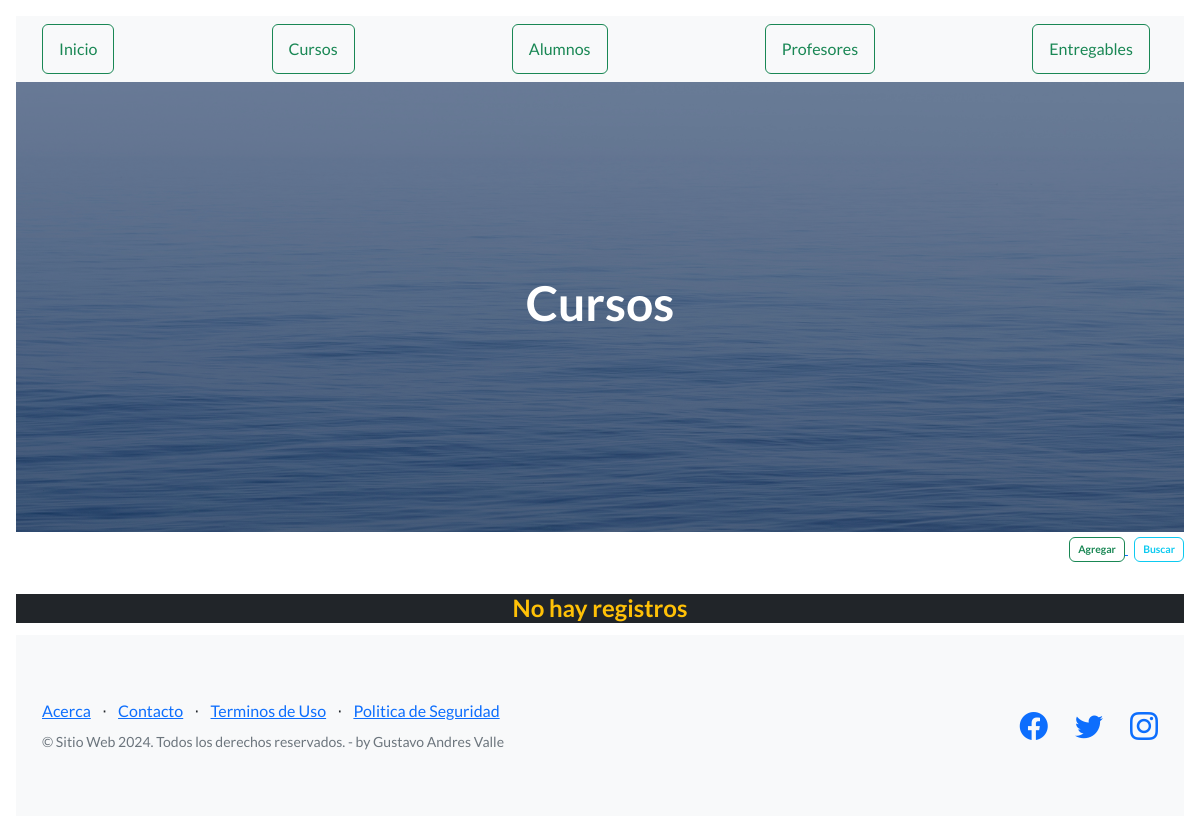
/AppCoder/ver_cursos, run on an earlier commit of the app's database.
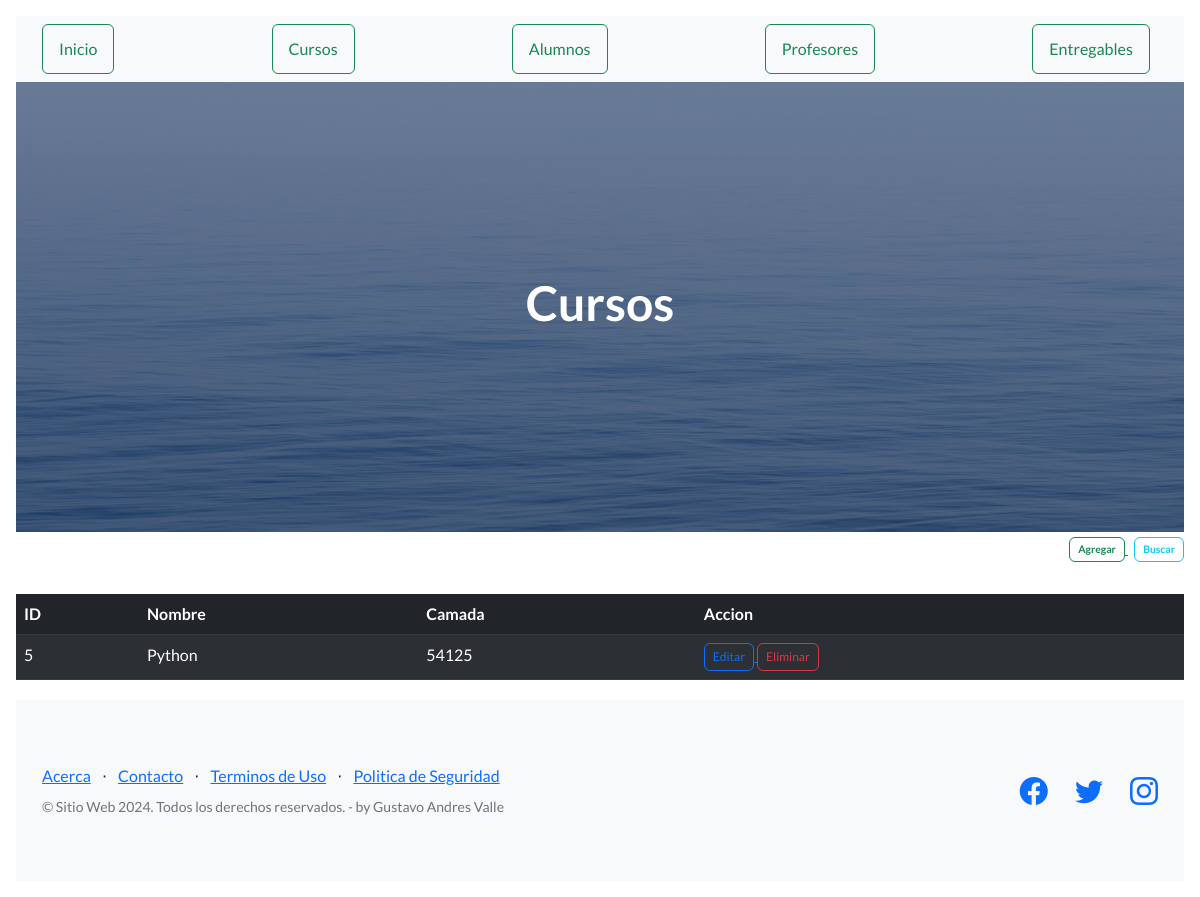
And on a later commit of the database.
### AppCoder/models.py (models this page shows, shortened)
class Curso(models.Model):
    nombre = models.CharField(max_length=40)
    camada = models.IntegerField()

### AppCoder/views.py (the view)
# urls.py: path("ver_cursos", views.ver_cursos, name="cursos"),
def ver_cursos(request):
    cursos = Curso.objects.all()
    dicc = {"cursos": cursos}
    plantilla = loader.get_template("cursos.html")
    documento = plantilla.render(dicc)
    return HttpResponse(documento)

### AppCoder/templates/cursos.html (shortened to what this page needs)
{% extends "base.html" %}
{% block title %}<h1 class="text-center"> Cursos </h1>{% endblock %}
{% load static %}
{% block contenido %}
    <div class="d-grid gap-2 col-12 mx-auto justify-content-md-end">
        <div>
        <a href="{% url 'alta' %}">
            <button type="button"
                    class="fw-bold btn btn btn-outline-success"
                    style="--bs-btn-padding-y: .25rem; --bs-btn-padding-x: .5rem;
                    --bs-btn-font-size: .65rem;">
                Agregar
            </button>
        </a>
        <a href="{% url 'bus_curso' %}">
            <button type="button"
                    class="fw-bold btn btn btn-outline-info"
                    style="--bs-btn-padding-y: .25rem; --bs-btn-padding-x: .5rem;
                    --bs-btn-font-size: .65rem;">
                Buscar
            </button>
        </a>
        </div>
    </div>
    {% if cursos %}
    <table class="table table-md table-dark table-striped">
    <div class="table-responsive">
        <thead>
            <tr>
                <th>ID</th>
                <th>Nombre</th>
                <th>Camada</th>
                <th>Accion</th>
            </tr>
        </thead>
        <body>
            {% for n in cursos %}
            <tr>
                <td>{{n.id}}</td>
                <td>{{n.nombre}}</td>
                <td>{{n.camada}}</td>
                <td>
                    <div>
                        <a href="{% url 'editar_curso' n.id %}">
                            <button type="button"
                                        class="btn btn-outline-primary"
                                        style="--bs-btn-padding-y: .25rem; --bs-btn-padding-x: .5rem;
                            --bs-btn-font-size: .75rem;">Editar
                                </button>
                        <a href="{% url 'eliminar_curso' n.id %}">
                            <button type="button"
                                        class="btn btn-outline-danger btnEliminacion"
                                        style="--bs-btn-padding-y: .25rem; --bs-btn-padding-x: .5rem;
                            --bs-btn-font-size: .75rem;">Eliminar
                                </button>
                        </a>
                    </div>
                </td>
            </tr>
            {% endfor %}
        </body>
        </div>
    </table>
    {% else %}
        <center><h4 class="fs-4 text-warning bg-dark">No hay registros</h4></center>
    {% endif %}
{% endblock %}

What changed in the data, as far as the page shows it:
added Curso: id "5", nombre "Python", camada "54125"
Also different on the page:
text no longer shown: "No hay registros"
text now shown: "ID Nombre Camada Accion"
